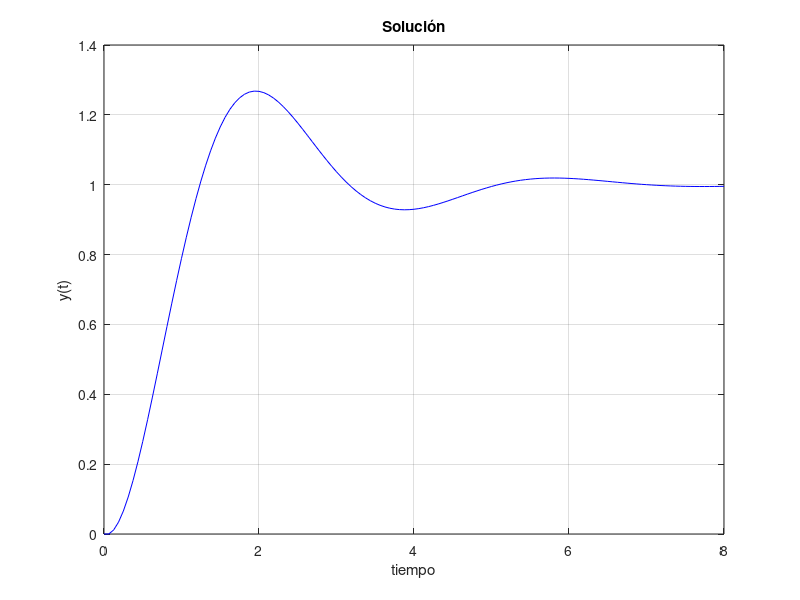

Source code (MATLAB):
clear
f1 = inline('x2','x1','x2','t');
f2 = inline('-1.5*x2-3*x1+3','x1','x2','t');
% Condiciones iniciales
x1o = 0.; x2o = 0; to = 0; dt = 0.0625; tu = 8.0;
x1(1) = x1o; x2(1) = x2o; t(1) = to;
n = 1;
% Solución numérica
while t(n) < tu
   k11 = dt * f1(x1(n), x2(n), t(n));
   k12 = dt * f2(x1(n), x2(n), t(n));
   x1(n+1) = x1(n) + k11;
   x2(n+1) = x2(n) + k12;
   t(n+1) = t(n) + dt;
   n = n + 1;
endwhile
% Graficación de la solución
plot(t, x1, 'b')
grid on
title('Solución')
xlabel('tiempo'), ylabel('y(t)')

